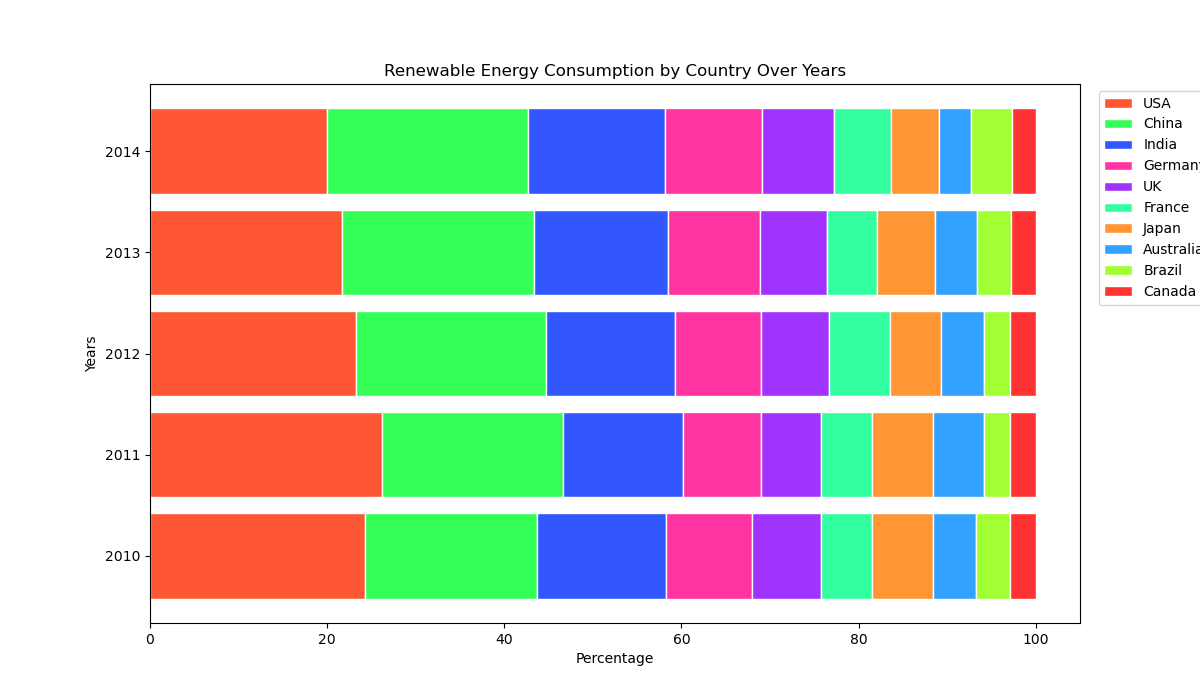

The script that drew this image:

import matplotlib.pyplot as plt
import numpy as np

# Data
countries = ['USA', 'China', 'India', 'Germany', 'UK', 'France', 'Japan', 'Australia', 'Brazil', 'Canada']
years = ['2010', '2011', '2012', '2013', '2014']
data = [
    [25, 27, 24, 23, 22],
    [20, 21, 22, 23, 25],
    [15, 14, 15, 16, 17],
    [10, 9, 10, 11, 12],
    [8, 7, 8, 8, 9],
    [6, 6, 7, 6, 7],
    [7, 7, 6, 7, 6],
    [5, 6, 5, 5, 4],
    [4, 3, 3, 4, 5],
    [3, 3, 3, 3, 3]
]

data = np.array(data)
data_percentage = data / data.sum(axis=0) * 100

# Colors
colors = ['#FF5733', '#33FF57', '#3357FF', '#FF33A1', '#A133FF', '#33FFA1', '#FF9633', '#33A1FF', '#A1FF33', '#FF3333']

# Plot
fig, ax = plt.subplots(figsize=(12, 7))

bar_width = 0.85
bars = np.arange(len(years))

bottoms = np.zeros(len(years))

for i in range(len(countries)):
    ax.barh(bars, data_percentage[i], left=bottoms, color=colors[i], edgecolor='white', height=bar_width)
    bottoms += data_percentage[i]

ax.set_xlabel('Percentage')
ax.set_ylabel('Years')
ax.set_title('Renewable Energy Consumption by Country Over Years')
ax.set_yticks(bars)
ax.set_yticklabels(years)
ax.legend(countries, loc='upper right', bbox_to_anchor=(1.15, 1.0))

plt.show()
